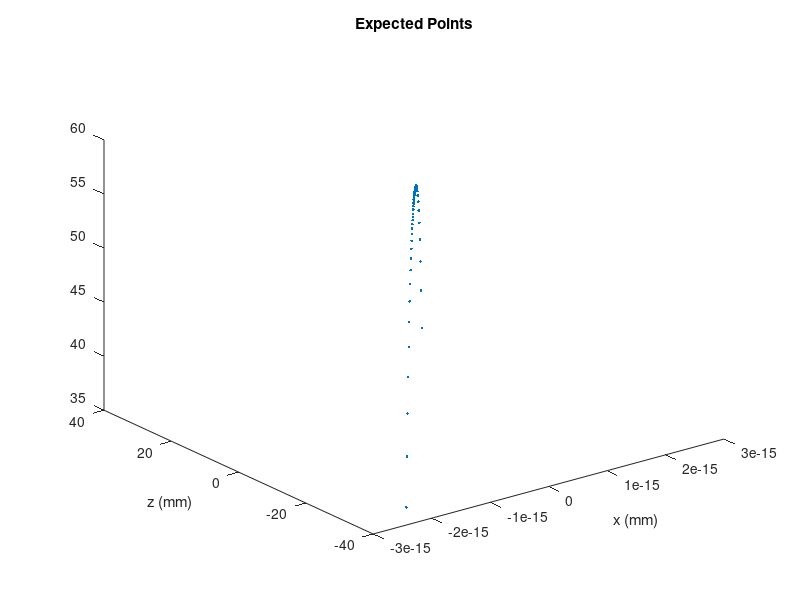

Recreate this plot in MATLAB. (Note: this script raises an error after producing the figure.)
clear;

%physical system parameters
L = 56; % (mm) from spine architecture 
d = 4;  % (mm) "
disk_diameter = 15; % (mm) diameter of the disk
PWMrange = 500-100;
setmid = 340;

%resolution
res =18;

%Rc range
minR = log10(2*L/(pi));
maxR = log10(300);
Rc = [logspace(log10(3000),maxR,res/2) logspace(maxR,minR,res)];
Rc = [Rc -Rc];
phi = L./Rc;
theta = pi/2;

%initialize state and input vars
x = zeros(3,length(Rc));
dl = zeros(4,length(Rc)); 
u = ones(4,length(dl))*setmid;

%predicted xyz
x(1,:) = cos(theta)*Rc.*(1-cos(L./Rc));
x(2,:) = sin(theta)*Rc.*(1-cos(L./Rc));
x(3,:) = Rc.*sin(L./Rc);

%cable length change
dl(1,:) = (phi.*(Rc-d*cos(theta))-L);
dl(2,:) = (phi.*(Rc+d*cos(theta))-L);
dl(3,:) = (phi.*(Rc-d*sin(theta))-L);
dl(4,:) = (phi.*(Rc+d*sin(theta))-L);

%convert to motor values
dtheta = dl/(disk_diameter/2);
dPWM = dtheta*PWMrange/pi;
u = u-dPWM;

figure(1)
plot3(x(1,:),x(2,:),x(3,:),'.')
xlabel('x (mm)')
ylabel('z (mm)')
title('Expected Points')

%%

%Establish serial connection to Arduino
device = serialport("/dev/tty.usbmodem11301",115200)
flush(device);

%Establish serial connection to Aurora
fser = serialport('/dev/tty.usbserial-1120',115200,'DataBits',8,'FlowControl','none','StopBits',1,'Timeout',0.001);

%Enter motor values
motorvalue = [setmid setmid setmid setmid]';

%Write to device and read response
write(device,motorvalue,"uint16")
count = size(motorvalue);
response = read(device,count(2),"uint16")

%array to record actual positions
xstar = zeros(length(u),10);

%now do same for all u sets
for k = 1:length(u)
    motorvalue = u(:,k)
    k
    write(device,motorvalue,"uint16")
    count = size(motorvalue);
    response = read(device,count(1),"uint16")
    pause(2)

    pkt = [];
    while(isempty(pkt))
        pkt = getAuroraPacket(fser,0.1);
    end
    xstar(k,:) = pkt;
end

%return to neutral
motorvalue = [setmid setmid setmid setmid]';
write(device,motorvalue,"uint16")
count = size(motorvalue);
response = read(device,count(1),"uint16")

%write data to csv files
writematrix(u,'input_midplane.csv')
writematrix(x,'predicted_midplane.csv')
writematrix(xstar,'output_midplane.csv')

%disconnect serial ports
clear fser
clear device